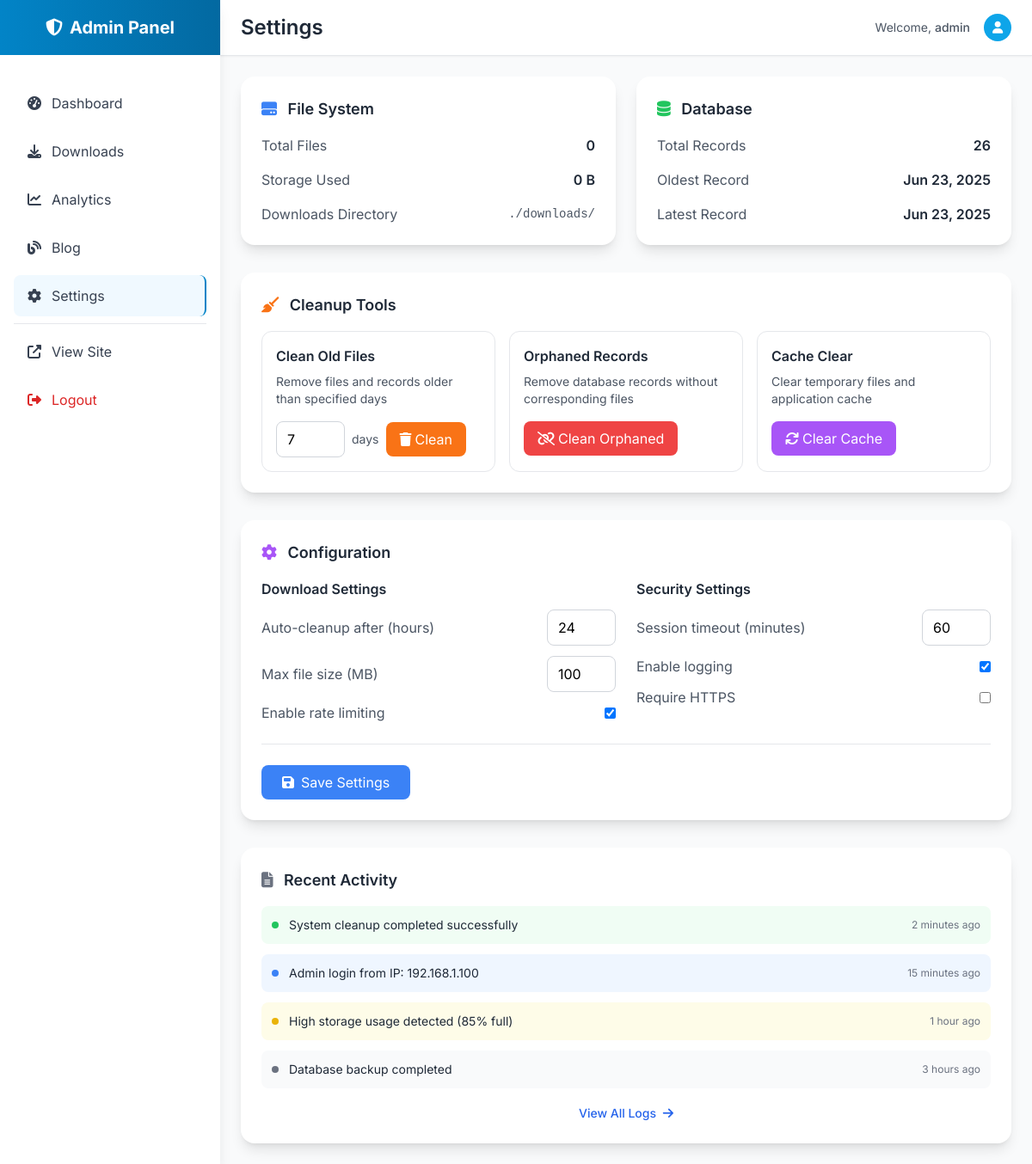
Page /admin/settings (signed in) on the earlier database version.
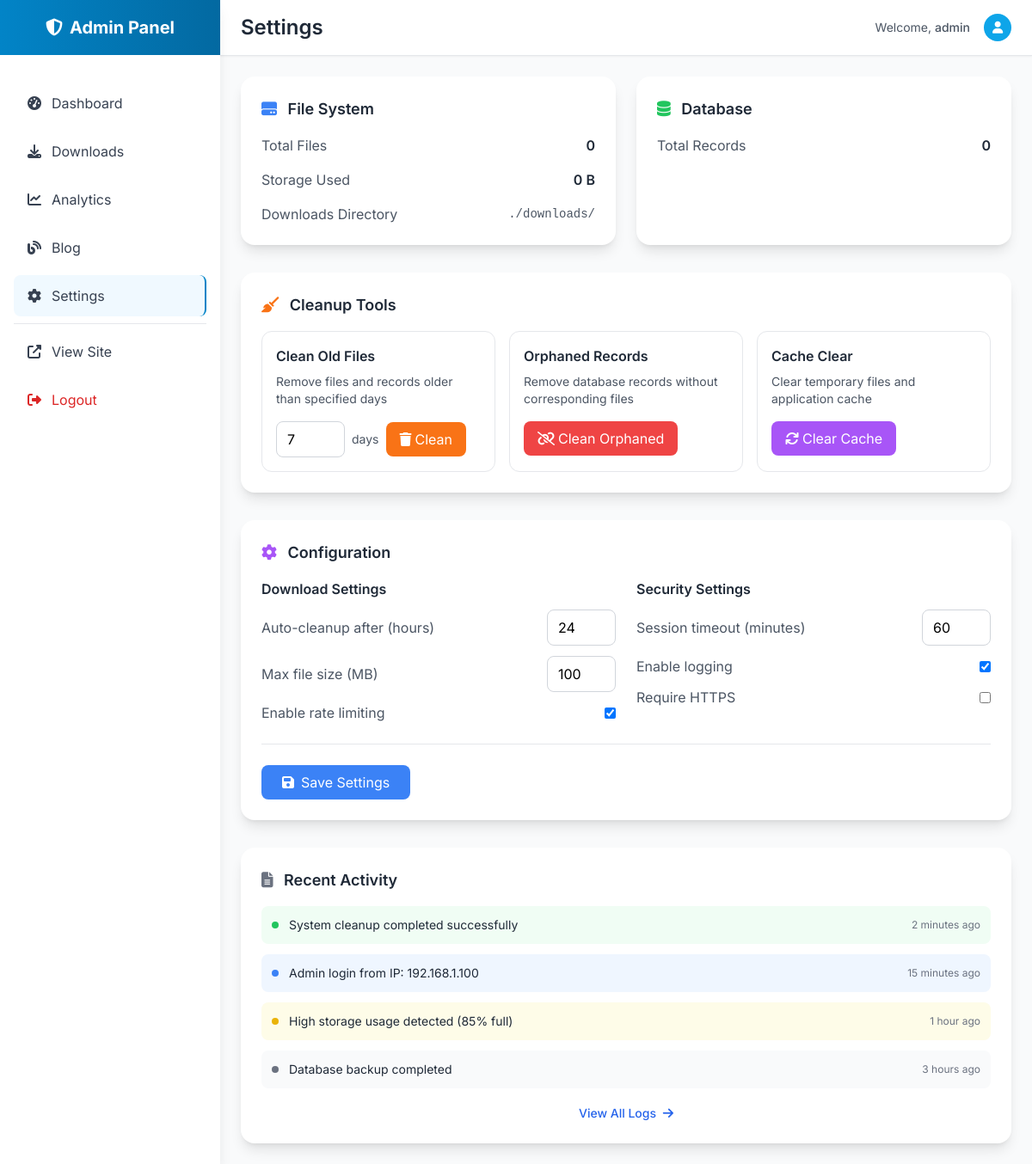
Same page on the later database version.
### utils.py (models this page shows)
class DownloadHistory(db.Model):
    __tablename__ = 'download_history'
    id = Column(Integer, primary_key=True)
    url = Column(String(500), nullable=False)
    platform = Column(String(50), nullable=False)
    filename = Column(String(255), nullable=False)
    file_path = Column(String(500), nullable=False)
    file_size = Column(BigInteger)
    media_type = Column(String(50))
    created_at = Column(DateTime, default=datetime.utcnow)

### admin.py (the view, shortened to what this page needs)
@app.route('/admin/settings')
@admin_required
def admin_settings():
    downloads_dir = 'downloads'
    total_files = 0
    total_size = 0
    db_stats = {
        'total_records': DownloadHistory.query.count(),
        'oldest_record': DownloadHistory.query.order_by(DownloadHistory.created_at).first(),
        'newest_record': DownloadHistory.query.order_by(desc(DownloadHistory.created_at)).first()
    }
    return render_template('admin/settings.html',
        total_files=total_files,
        total_size=format_file_size(total_size),
        db_stats=db_stats,
        format_file_size=format_file_size
    )

### admin.py (called while the page is built)
def admin_required(f):
    @wraps(f)
    def decorated_function(*args, **kwargs):
        if not session.get('admin_logged_in'):
            return redirect(url_for('admin_login'))
        return f(*args, **kwargs)
    return decorated_function

### utils.py (called while the page is built, shortened)
def format_file_size(size_bytes):
    if size_bytes == 0:
        return "0 B"

### templates/admin/settings.html (shortened to what this page needs)
{% extends "admin/base.html" %}
{% block page_title %}Settings{% endblock %}
{% block content %}
<div class="grid grid-cols-1 lg:grid-cols-2 gap-6 mb-8">
    <div class="bg-white rounded-2xl shadow-lg p-6">
        <h3 class="text-lg font-semibold text-gray-800 mb-4">
            <i class="fas fa-hdd text-blue-500 mr-2"></i>
            File System
        </h3>
        <div class="space-y-4">
            <div class="flex items-center justify-between">
                <span class="text-gray-600">Total Files</span>
                <span class="font-semibold text-gray-800">{{ total_files }}</span>
            </div>
            <div class="flex items-center justify-between">
                <span class="text-gray-600">Storage Used</span>
                <span class="font-semibold text-gray-800">{{ total_size }}</span>
            </div>
            <div class="flex items-center justify-between">
                <span class="text-gray-600">Downloads Directory</span>
                <span class="font-mono text-sm text-gray-600">./downloads/</span>
            </div>
        </div>
    </div>
    <div class="bg-white rounded-2xl shadow-lg p-6">
        <h3 class="text-lg font-semibold text-gray-800 mb-4">
            <i class="fas fa-database text-green-500 mr-2"></i>
            Database
        </h3>
        <div class="space-y-4">
            <div class="flex items-center justify-between">
                <span class="text-gray-600">Total Records</span>
                <span class="font-semibold text-gray-800">{{ db_stats.total_records }}</span>
            </div>
            {% if db_stats.oldest_record %}
            <div class="flex items-center justify-between">
                <span class="text-gray-600">Oldest Record</span>
                <span class="font-semibold text-gray-800">{{ db_stats.oldest_record.created_at.strftime('%b %d, %Y') }}</span>
            </div>
            {% endif %}
            {% if db_stats.newest_record %}
            <div class="flex items-center justify-between">
                <span class="text-gray-600">Latest Record</span>
                <span class="font-semibold text-gray-800">{{ db_stats.newest_record.created_at.strftime('%b %d, %Y') }}</span>
            </div>
            {% endif %}
        </div>
    </div>
</div>
<div class="bg-white rounded-2xl shadow-lg p-6 mb-8">
    <h3 class="text-lg font-semibold text-gray-800 mb-4">
        <i class="fas fa-broom text-orange-500 mr-2"></i>
        Cleanup Tools
    </h3>
    <div class="grid grid-cols-1 md:grid-cols-3 gap-4">
        <div class="border border-gray-200 rounded-xl p-4">
            <h4 class="font-semibold text-gray-800 mb-2">Clean Old Files</h4>
            <p class="text-sm text-gray-600 mb-4">Remove files and records older than specified days</p>
            <div class="flex items-center space-x-2">
                <input type="number" id="cleanupDays" value="7" min="1" max="365"
                       class="w-20 px-3 py-2 border border-gray-300 rounded-lg focus:border-blue-500 focus:ring-2 focus:ring-blue-200">
                <span class="text-sm text-gray-600">days</span>
                <button onclick="performCleanup()"
                        class="bg-orange-500 text-white px-4 py-2 rounded-lg hover:bg-orange-600 transition-colors">
                    <i class="fas fa-trash mr-1"></i>Clean
                </button>
            </div>
        </div>
        <div class="border border-gray-200 rounded-xl p-4">
            <h4 class="font-semibold text-gray-800 mb-2">Orphaned Records</h4>
            <p class="text-sm text-gray-600 mb-4">Remove database records without corresponding files</p>
            <button onclick="cleanOrphaned()"
                    class="bg-red-500 text-white px-4 py-2 rounded-lg hover:bg-red-600 transition-colors">
                <i class="fas fa-unlink mr-1"></i>Clean Orphaned
            </button>
        </div>
        <div class="border border-gray-200 rounded-xl p-4">
            <h4 class="font-semibold text-gray-800 mb-2">Cache Clear</h4>
            <p class="text-sm text-gray-600 mb-4">Clear temporary files and application cache</p>
            <button onclick="clearCache()"
                    class="bg-purple-500 text-white px-4 py-2 rounded-lg hover:bg-purple-600 transition-colors">
                <i class="fas fa-sync mr-1"></i>Clear Cache
            </button>
        </div>
    </div>
</div>
<div class="bg-white rounded-2xl shadow-lg p-6 mb-8">
    <h3 class="text-lg font-semibold text-gray-800 mb-4">
        <i class="fas fa-cog text-purple-500 mr-2"></i>
        Configuration
    </h3>
    <div class="grid grid-cols-1 md:grid-cols-2 gap-6">
        <div>
            <h4 class="font-semibold text-gray-800 mb-3">Download Settings</h4>
            <div class="space-y-3">
                <div class="flex items-center justify-between">
                    <label class="text-gray-600">Auto-cleanup after (hours)</label>
                    <input type="number" value="24" min="1" max="168"
                           class="w-20 px-3 py-2 border border-gray-300 rounded-lg focus:border-blue-500 focus:ring-2 focus:ring-blue-200">
                </div>
                <div class="flex items-center justify-between">
                    <label class="text-gray-600">Max file size (MB)</label>
                    <input type="number" value="100" min="1" max="1000"
                           class="w-20 px-3 py-2 border border-gray-300 rounded-lg focus:border-blue-500 focus:ring-2 focus:ring-blue-200">
                </div>
                <div class="flex items-center justify-between">
                    <label class="text-gray-600">Enable rate limiting</label>
                    <input type="checkbox" checked class="rounded">
                </div>
            </div>
        </div>
        <div>
            <h4 class="font-semibold text-gray-800 mb-3">Security Settings</h4>
            <div class="space-y-3">
                <div class="flex items-center justify-between">
                    <label class="text-gray-600">Session timeout (minutes)</label>
                    <input type="number" value="60" min="5" max="480"
                           class="w-20 px-3 py-2 border border-gray-300 rounded-lg focus:border-blue-500 focus:ring-2 focus:ring-blue-200">
                </div>
                <div class="flex items-center justify-between">
                    <label class="text-gray-600">Enable logging</label>
                    <input type="checkbox" checked class="rounded">
                </div>
                <div class="flex items-center justify-between">
                    <label class="text-gray-600">Require HTTPS</label>
                    <input type="checkbox" class="rounded">
                </div>
            </div>
        </div>
    </div>
    <div class="mt-6 pt-6 border-t border-gray-200">
        <button class="bg-blue-500 text-white px-6 py-2 rounded-lg hover:bg-blue-600 transition-colors">
            <i class="fas fa-save mr-2"></i>Save Settings
        </button>
    </div>
</div>
<div class="bg-white rounded-2xl shadow-lg p-6">
    <h3 class="text-lg font-semibold text-gray-800 mb-4">
        <i class="fas fa-file-alt text-gray-500 mr-2"></i>
        Recent Activity
    </h3>
    <div class="space-y-3">
        <div class="flex items-center justify-between p-3 bg-green-50 rounded-lg">
            <div class="flex items-center space-x-3">
                <div class="w-2 h-2 bg-green-500 rounded-full"></div>
                <span class="text-sm text-gray-800">System cleanup completed successfully</span>
            </div>
            <span class="text-xs text-gray-500">2 minutes ago</span>
        </div>
        <div class="flex items-center justify-between p-3 bg-blue-50 rounded-lg">
            <div class="flex items-center space-x-3">
                <div class="w-2 h-2 bg-blue-500 rounded-full"></div>
                <span class="text-sm text-gray-800">Admin login from IP: 192.168.1.100</span>
            </div>
            <span class="text-xs text-gray-500">15 minutes ago</span>
        </div>
        <div class="flex items-center justify-between p-3 bg-yellow-50 rounded-lg">
            <div class="flex items-center space-x-3">
                <div class="w-2 h-2 bg-yellow-500 rounded-full"></div>
                <span class="text-sm text-gray-800">High storage usage detected (85% full)</span>
            </div>
            <span class="text-xs text-gray-500">1 hour ago</span>
        </div>
        <div class="flex items-center justify-between p-3 bg-gray-50 rounded-lg">
            <div class="flex items-center space-x-3">
                <div class="w-2 h-2 bg-gray-500 rounded-full"></div>
                <span class="text-sm text-gray-800">Database backup completed</span>
            </div>
            <span class="text-xs text-gray-500">3 hours ago</span>
        </div>
    </div>
    <div class="mt-4 text-center">
        <button class="text-blue-600 hover:text-blue-800 text-sm font-medium">
            View All Logs <i class="fas fa-arrow-right ml-1"></i>
        </button>
    </div>
</div>
{% endblock %}

### templates/admin/base.html (shortened to what this page needs)
<!DOCTYPE html>
<html lang="en" class="scroll-smooth">
<head>
    <script src="https://cdn.tailwindcss.com"></script>
    <link rel="stylesheet" href="https://cdnjs.cloudflare.com/ajax/libs/font-awesome/6.4.0/css/all.min.css">
</head>
<body class="bg-gray-50 font-sans">
    <div class="fixed inset-y-0 left-0 z-50 w-64 bg-white shadow-lg transform -translate-x-full lg:translate-x-0 transition-transform duration-300" id="sidebar">
        <div class="flex items-center justify-center h-16 bg-gradient-to-r from-admin-600 to-admin-700">
            <h1 class="text-white text-xl font-bold">
                <i class="fas fa-shield-alt mr-2"></i>Admin Panel
            </h1>
        </div>
        <nav class="mt-8">
            <div class="px-4 space-y-2">
                <a href="{{ url_for('admin_dashboard') }}" class="flex items-center px-4 py-3 text-gray-700 rounded-lg hover:bg-admin-50 hover:text-admin-600 transition-colors duration-200 ">
                    <i class="fas fa-tachometer-alt mr-3"></i>
                    Dashboard
                </a>
                <a href="{{ url_for('admin_downloads') }}" class="flex items-center px-4 py-3 text-gray-700 rounded-lg hover:bg-admin-50 hover:text-admin-600 transition-colors duration-200 ">
                    <i class="fas fa-download mr-3"></i>
                    Downloads
                </a>
                <a href="{{ url_for('admin_analytics') }}" class="flex items-center px-4 py-3 text-gray-700 rounded-lg hover:bg-admin-50 hover:text-admin-600 transition-colors duration-200 ">
                    <i class="fas fa-chart-line mr-3"></i>
                    Analytics
                </a>
                <a href="{{ url_for('admin_blog') }}" class="flex items-center px-4 py-3 text-gray-700 rounded-lg hover:bg-admin-50 hover:text-admin-600 transition-colors duration-200 ">
                    <i class="fas fa-blog mr-3"></i>
                    Blog
                </a>
                <a href="{{ url_for('admin_settings') }}" class="flex items-center px-4 py-3 text-gray-700 rounded-lg hover:bg-admin-50 hover:text-admin-600 transition-colors duration-200 {% if request.endpoint == 'admin_settings' %}bg-admin-50 text-admin-600 border-r-2 border-admin-600{% endif %}">
                    <i class="fas fa-cog mr-3"></i>
                    Settings
                </a>
                <div class="border-t border-gray-200 my-4"></div>
                <a href="{{ url_for('index') }}" class="flex items-center px-4 py-3 text-gray-700 rounded-lg hover:bg-gray-100 transition-colors duration-200" target="_blank">
                    <i class="fas fa-external-link-alt mr-3"></i>
                    View Site
                </a>
                <a href="{{ url_for('admin_logout') }}" class="flex items-center px-4 py-3 text-red-600 rounded-lg hover:bg-red-50 transition-colors duration-200">
                    <i class="fas fa-sign-out-alt mr-3"></i>
                    Logout
                </a>
            </div>
        </nav>
    </div>
    <div class="lg:ml-64">
        <header class="bg-white shadow-sm border-b border-gray-200">
            <div class="flex items-center justify-between px-6 py-4">
                <div class="flex items-center">
                    <h2 class="ml-4 lg:ml-0 text-2xl font-semibold text-gray-800">
                        {% block page_title %}Dashboard{% endblock %}
                    </h2>
                </div>
                <div class="flex items-center space-x-4">
                    <div class="text-sm text-gray-600">
                        Welcome, <span class="font-medium">{{ session.admin_username }}</span>
                    </div>
                    <div class="w-8 h-8 bg-admin-500 rounded-full flex items-center justify-center">
                        <i class="fas fa-user text-white text-sm"></i>
                    </div>
                </div>
            </div>
        </header>
        <main class="p-6">
            {% block content %}{% endblock %}
        </main>
    </div>
</body>
</html>

Differences in the rows shown:
removed DownloadHistory: oldest_record.created_at "Jun 23, 2025"
removed DownloadHistory: newest_record.created_at "Jun 23, 2025"
Other differences:
{{ db_stats.total_records }}: "26" → "0"
text no longer shown: "Oldest Record Latest Record"
